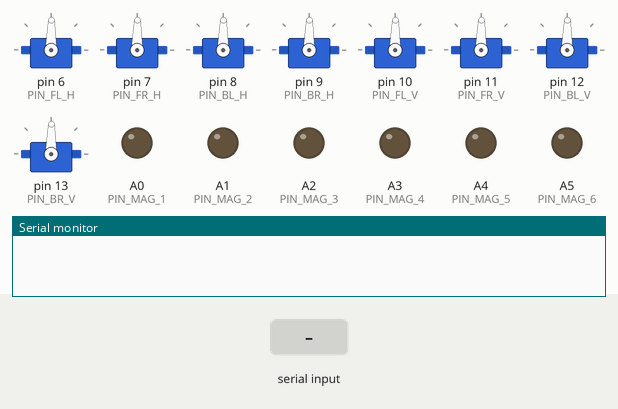
The sketch below on a simulated Arduino Uno, built with avr-gcc and run on an emulated ATmega328P. On the bench: 8 × servo, output pins drawn as LEDs (lit = HIGH), the last lines printed to the serial monitor. Inputs (shaded band) come from the test bench.

Above: at 1.2 s.
1.3 s: "90,45\n" received over Serial
At 1.8 s:
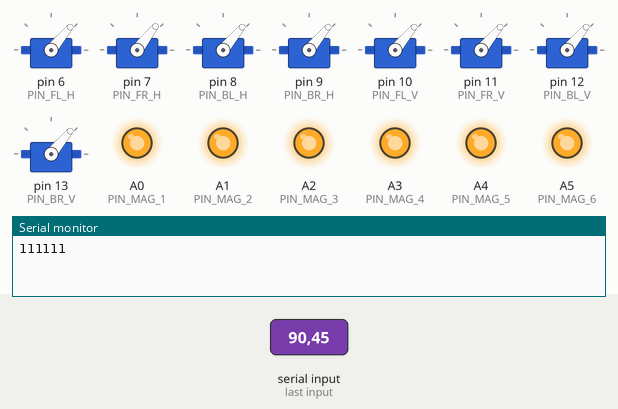
2.8 s: "30,150\n" received over Serial
At 4.2 s:
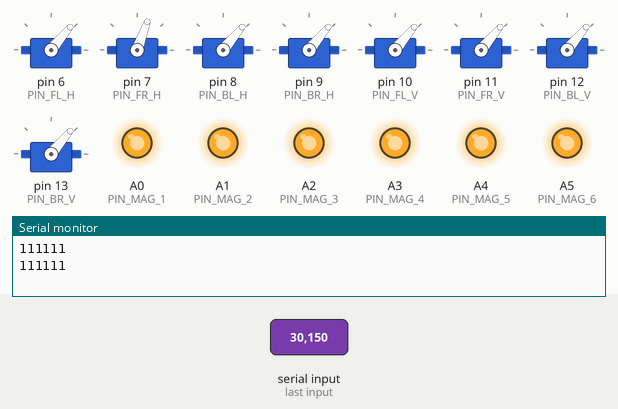
Timing chart, 0 to 5.8 s (numbered marks = the images above; inputs shaded):
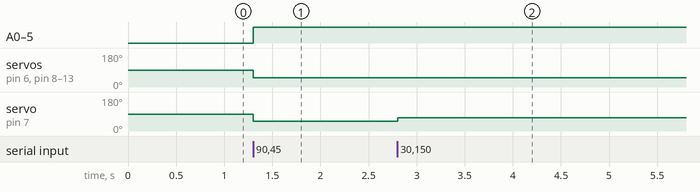

The sketch:

onboard.ino
```cpp
// ROV Control 2019 - Onboard
// version e = pi = 3


/*
To do:
- Add electromagnet data receive to comms
- Test electromagnet outputs
- Implement temperature sensor
- Add temperature sensor data send to comms
*/


// file includes
#include "config.h"                                   // include configuration file
#include <Servo.h>                                    // include ESC control library
#include <OneWire.h>                                  // include onewire library for temp sensor
#include <DallasTemperature.h>                        // include temp sensor library

// servo object creation
Servo FL_H;                                           // servo object for front left horizontal ESC
Servo FR_H;                                           // servo object for front right horizontal ESC
Servo BL_H;                                           // servo object for back left horizontal ESC
Servo BR_H;                                           // servo object for back right horizontal ESC
Servo FL_V;                                           // servo object for front left vertical ESC
Servo FR_V;                                           // servo object for front right vertical ESC
Servo BL_V;                                           // servo object for back left vertical ESC
Servo BR_V;                                           // servo object for back right vertical ESC

// temperature sensor object creation
OneWire oneWire(ONE_WIRE_BUS);                        // create onewire bus connection
DallasTemperature sensors(&oneWire);                  // create temperature sensor object

// global variables
String dataIn = "";                                   // data input buffer
boolean dataPacketRecieved = false;                   // data packet recieved statues
uint16_t motorSpeeds[8] = {0, 0, 0, 0, 0, 0, 0, 0};   // motor speeds
bool magnetStates[6] = {0,0,0,0,0,0};                 // electromagnet states


// initialisation
void setup() {

  // set ESC pins to outputs                          // *** do this all using DDR next time, much faster and fewer lines of code ***
  pinMode(PIN_FL_H, OUTPUT);                          // set front left horizontal ESC pin to output
  pinMode(PIN_FR_H, OUTPUT);                          // set front right horizontal ESC pin to output
  pinMode(PIN_BL_H, OUTPUT);                          // set back left horizontal ESC pin to output
  pinMode(PIN_BR_H, OUTPUT);                          // set back right horizontal ESC pin to output
  pinMode(PIN_FL_V, OUTPUT);                          // set front left vertical ESC pin to output
  pinMode(PIN_FR_V, OUTPUT);                          // set front right vertical ESC pin to output
  pinMode(PIN_BL_V, OUTPUT);                          // set back left vertical ESC pin to output
  pinMode(PIN_BR_V, OUTPUT);                          // set back right vertical ESC pin to output

  // set electromagnet pins to outputs
  pinMode(PIN_MAG_1, OUTPUT);                         // set electromagnet 1 pin to output
  pinMode(PIN_MAG_2, OUTPUT);                         // set electromagnet 2 pin to output
  pinMode(PIN_MAG_3, OUTPUT);                         // set electromagnet 3 pin to output
  pinMode(PIN_MAG_4, OUTPUT);                         // set electromagnet 4 pin to output
  pinMode(PIN_MAG_5, OUTPUT);                         // set electromagnet 5 pin to output
  pinMode(PIN_MAG_6, OUTPUT);                         // set electromagnet 6 pin to output

  // initialise other files
	initComms();                                        // initialise serial comms
	initESCs();                                         // initialise ESCs

}


// main loop
void loop() {

	writeToESCs();                                       // write motor speeds to ESCs
  writeToElectromagnets();                             // write to electromagnet outputs

}
```

ESCs.ino
```cpp
// ESC control code


// initialisation for ESCs
void initESCs() {

	// attach pins values from config file to ESC objects
	FL_H.attach(PIN_FL_H);
	FR_H.attach(PIN_FR_H);
	BL_H.attach(PIN_BL_H);
	BR_H.attach(PIN_BR_H);
	FL_V.attach(PIN_FL_V);
	FR_V.attach(PIN_FR_V);
	BL_V.attach(PIN_BL_V);
	BR_V.attach(PIN_BR_V);

	// write neutral speed to arm ESCs as defined in config file
	FL_H.writeMicroseconds(NEUTRAL_MICROS);
	FR_H.writeMicroseconds(NEUTRAL_MICROS);
	BL_H.writeMicroseconds(NEUTRAL_MICROS);
	BR_H.writeMicroseconds(NEUTRAL_MICROS);
	FL_V.writeMicroseconds(NEUTRAL_MICROS);
	FR_V.writeMicroseconds(NEUTRAL_MICROS);
	BL_V.writeMicroseconds(NEUTRAL_MICROS);
	BR_V.writeMicroseconds(NEUTRAL_MICROS);

}


// map percentage speed to ESC microsecond pulse length
int percentToMicros(int percent) {

	// map range -100, 100 to min and max micros in config file
	return map(percent, -100, 100, MIN_MICROS, MAX_MICROS);

}


// write motor speeds to ESCs
void writeToESCs() {

	// convert motor speeds to pulse lengths and write to ESCs
	FL_H.writeMicroseconds(percentToMicros(motorSpeeds[INDEX_FL_H]));
	FR_H.writeMicroseconds(percentToMicros(motorSpeeds[INDEX_FR_H]));
	BL_H.writeMicroseconds(percentToMicros(motorSpeeds[INDEX_BL_H]));
	BR_H.writeMicroseconds(percentToMicros(motorSpeeds[INDEX_BR_H]));
	FL_V.writeMicroseconds(percentToMicros(motorSpeeds[INDEX_FL_V]));
	FR_V.writeMicroseconds(percentToMicros(motorSpeeds[INDEX_FR_V]));
	BL_V.writeMicroseconds(percentToMicros(motorSpeeds[INDEX_BL_V]));
	BR_V.writeMicroseconds(percentToMicros(motorSpeeds[INDEX_BR_V]));

}
```

comms.ino
```cpp
// communications handling code


// initialisation for serial comms
void initComms() {

	Serial.begin(BAUDRATE);															// begin serial comms at baudrate specified in config file

}


// serial event listener (interrupt driven)
void serialEvent() {

	// update input buffer if new data has arrived
  	while(Serial.available()) {														// go through all incoming serial packets

	    char inChar = (char)Serial.read();											// read input character from serial buffer
	    dataIn += inChar;															// append input character to input data

	    if (inChar == '\n') {														// listen for transmission terminator character
	     	dataPacketRecieved = true;												// signal end of transmission if terminator recieved
	    }

  	}

  recvData();																		// run data packet handling

}


// data packet handler
void recvData() {

	// format data if full packet recieved, else ignore
	if(dataPacketRecieved) {														// check if complete packet has been recieved

		#ifdef DEBUG_COMMS															// check for debug flag
			Serial.println(dataIn);													// print data to serial port TX if flag activated
		#endif																		// end of debug flag code

		formatData();																// run data formatter

		dataIn = "";																// clear data input buffer ready for next packet
		dataPacketRecieved = false;													// reset data packet reception packet
	}

}


// data formatter
void formatData() {

	dataIn = dataIn.substring(1);													// crop initialiser bit from string
	uint16_t index;																	// define temporary index variable

	// read in new data to motor speeds array
	for(uint8_t i = 0; i < 8; i++) {												// loop through input data substrings
		index = i * 3;																// detemine index of input string to read from
		motorSpeeds[i] = dataIn.substring(index, index + 3).toInt() - 100;			// read substring into motor speeds, convert to integer in range -100 to 100
	}

  for(uint8_t i = 0; i < 6; i++) {
    magnetStates[i] = dataIn.charAt(i + 24) - '0';
    Serial.print(magnetStates[i]);
  }
  Serial.println();


	#ifdef DEBUG_MOTOR_SPEEDS														// check for debug flag
		for(uint8_t i = 0; i < 8; i++) {											// loop through motor speeds
			Serial.print(motorSpeeds[i]);											// print motor speed
			Serial.print("\t");														// print tab spacer
		}
		Serial.println();															// print newline
	#endif																			// end of debug flag

}
```

electromagnet.ino
```cpp
// electromagnet control code


// write outputs to electromagnet pins
void writeToElectromagnets() {

	digitalWrite(PIN_MAG_1, magnetStates[0]);		// write to electromagnet 1 pin
	digitalWrite(PIN_MAG_2, magnetStates[1]);		// write to electromagnet 2 pin
	digitalWrite(PIN_MAG_3, magnetStates[2]);		// write to electromagnet 3 pin
	digitalWrite(PIN_MAG_4, magnetStates[3]);		// write to electromagnet 4 pin
	digitalWrite(PIN_MAG_5, magnetStates[4]);		// write to electromagnet 5 pin
	digitalWrite(PIN_MAG_6, magnetStates[5]);		// write to electromagnet 6 pin

}
```

sensor.ino
```cpp
// temp sensor code in development


#include "config.h"

float getTempValue() {
  sensors.requestTemperatures();
  float temp = sensors.getTempCByIndex(0);
  return temp;
}
```

config.h
```cpp
// configuration file for main program constants


// debug flags
/*
#define DEBUG_MOTOR_SPEEDS				// debug flag to print received motor speeds
#define DEBUG_COMMS						// debug flag to print raw comms data
#define PRINT_TEMP_VAL					// debug flag to print temperature sensor readout
*/

// serial comms
#define BAUDRATE		115200			// serial commms speed in bits/second

// ESCs
#define MIN_MICROS		1064			// minimum pulse length for ESCs
#define MAX_MICROS		1864			// maximum pulse length for ESCs
#define NEUTRAL_MICROS	1464 			// neutral pulse length for ESCs

// ESC pin numbers
#define PIN_FL_H        6 				// front left horizontal ESC pin number
#define PIN_FR_H        7 				// front right horizontal ESC pin number
#define PIN_BL_H        8  				// back left horizontal ESC pin number
#define PIN_BR_H        9  				// back right horizontal ESC pin number
#define PIN_FL_V        10				// front left vertical ESC pin number
#define PIN_FR_V        11				// front right vertical ESC pin number
#define PIN_BL_V        12				// back left vertical ESC pin number
#define PIN_BR_V        13				// back right vertical ESC pin number

// electromagnet pin numbers
#define PIN_MAG_1		A0				// pin number for first tee electromagnet
#define PIN_MAG_2		A1				// pin number for second tee electromagnet
#define PIN_MAG_3		A2				// pin number for third tee electromagnet
#define PIN_MAG_4		A3				// pin number for fourth tee electromagnet
#define PIN_MAG_5		A4				// pin number for fish elegtromagnet
#define PIN_MAG_6		A5				// pin number for metal detector electromagnet

// motor index numbers
#define INDEX_FL_H		0				// front left horizontal motor index number
#define INDEX_FR_H		1				// front right horizontal motor index number
#define INDEX_BL_H		2				// back left horizontal motor index number
#define INDEX_BR_H		3				// back right horizontal motor index number
#define INDEX_FL_V		4				// front left vertical motor index number
#define INDEX_FR_V		5				// front right vertical motor index number
#define INDEX_BL_V		6				// back left vertical motor index number
#define INDEX_BR_V		7				// back right vertical motor index number

// temperature sensor
#define ONE_WIRE_BUS  2					// temperature sensor one wire bus pin number
```

Measured:
- after the input at 1.3 s, A0 (PIN_MAG_1), A1 (PIN_MAG_2): LOW → HIGH at once
- after the input at 2.8 s, servo on pin 7 (PIN_FR_H): 52° → 70° at once
